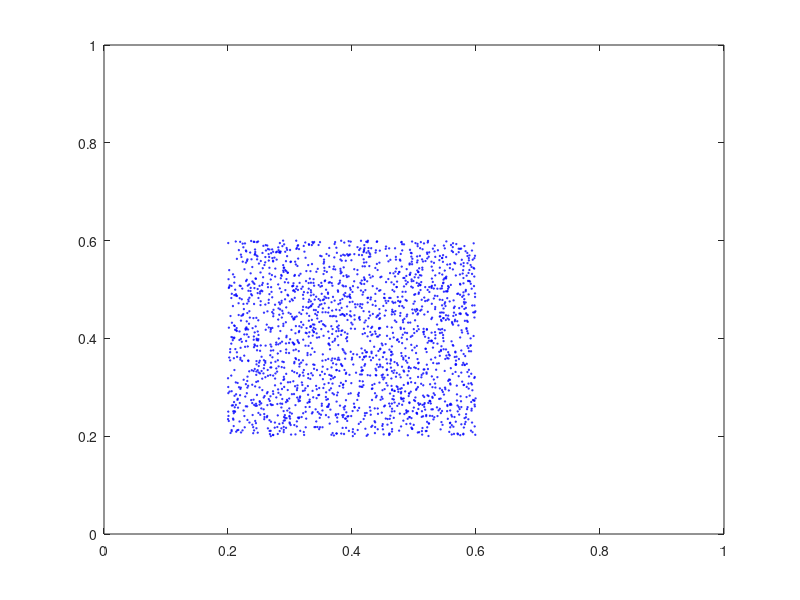

Reproduce this figure in MATLAB. (Note: this script raises an error after producing the figure.)
close all;
n_particles = 2048;
n_grid = 128;
dx = 1 / n_grid;
dt = 2e-4;

p_rho = 1;
p_vol = (dx*0.5)^2;
p_mass = p_vol * p_rho;
gravity = 9.8;
bound = 3;
E = 400;

x = zeros([2,n_particles]);
v = zeros([2,n_particles]);
J = zeros([n_particles,1]);
C = zeros([2,2,n_particles]);

X = 1;
Y = 2;

%init
for i=1:n_particles
    x(:,i) = [rand()*0.4 + 0.2,rand()*0.4 + 0.2];
    v(:,i) = [0 -1];
    J(i)  =  1;
end

filename = "mpm88.png";
for iter=1:5000
    % Plot
    plot(x(1,:),x(2,:),'bo','MarkerSize',1);    
    ylim([0 1]);
    xlim([0 1]);
    drawnow
    if mod(iter,25) == 1
        frame = getframe(1);
        im = frame2im(frame);
        [imind,cm] = rgb2ind(im,256);
      imwrite(imind,cm,"gif/"+string(fix(iter/25))+"-"+filename,'png');
    end
    grid_v = zeros([2 n_grid n_grid]);
    grid_m = zeros([n_grid n_grid]);
    for p=1:n_particles
        Xp = x(:,p) / dx;
        base = floor(Xp - 0.5);
        fx = Xp - base;
        w = [0.5*(1.5 - fx).^2,0.75 - (fx - 1).^2,0.5*(fx - 0.5).^2];
        stress = -dt*4*E*p_vol*(J(p) - 1) / dx^2;
        affine = [stress 0; 0 stress] + p_mass*C(:,:,p);
        for i=1:3 
            for j=1:3
                offset = [i;j] - 1; % Matlab indexes from 1
                dpos = (offset-fx)*dx;
                weight = w(X,i)*w(Y,j);
                index = base+offset;
                grid_v(:,index(X),index(Y)) = grid_v(:,index(X),index(Y)) + weight*(p_mass*v(:,p) + affine* dpos);
                grid_m(index(X),index(Y)) = grid_m(index(X),index(Y)) + weight*p_mass;
            end
        end
    end
    for i=1:n_grid
        for j=1:n_grid
            if grid_m(i,j) > 0
                grid_v(:,i,j)  = grid_v(:,i,j) / grid_m(i,j);
            end
            grid_v(Y,i,j) = grid_v(Y,i,j) -  dt*gravity;
            if i < bound && grid_v(X,i,j) < 0
                grid_v(X,i,j) = 0;
            end
            if i > n_grid-bound && grid_v(X,i,j) > 0
                grid_v(X,i,j) = 0;
            end
            if j < bound && grid_v(Y,i,j) < 0
                grid_v(Y,i,j) = 0;
            end
            if j > n_grid-bound && grid_v(Y,i,j) > 0
                grid_v(Y,i,j) = 0;
            end
        end
    end
    for p=1:n_particles
        Xp = x(:,p) / dx;
        base = floor(Xp - 0.5);
        fx = Xp - base;
        w = [0.5*(1.5 - fx).^2,0.75 - (fx - 1).^2,0.5*(fx - 0.5).^2];
        new_V  = zeros([2,1]);
        new_C = zeros([2,2]);
        for i=1:3
            for j=1:3
                offset = [i;j] - 1;
                dpos = (offset - fx)*dx;
                weight = w(X,i)*w(Y,j);
                index = base + offset;
                g_v = grid_v(:,index(X),index(Y));
                new_V = new_V + weight*g_v;
                new_C = new_C + 4*weight*(g_v*dpos')/dx^2;
            end
        end
        v(:,p) = new_V;
        x(:,p) = x(:,p) + v(:,p)*dt;
        J(p) = J(p)*(1+dt*trace(new_C));
        C(:,:,p) = new_C;
    end
end